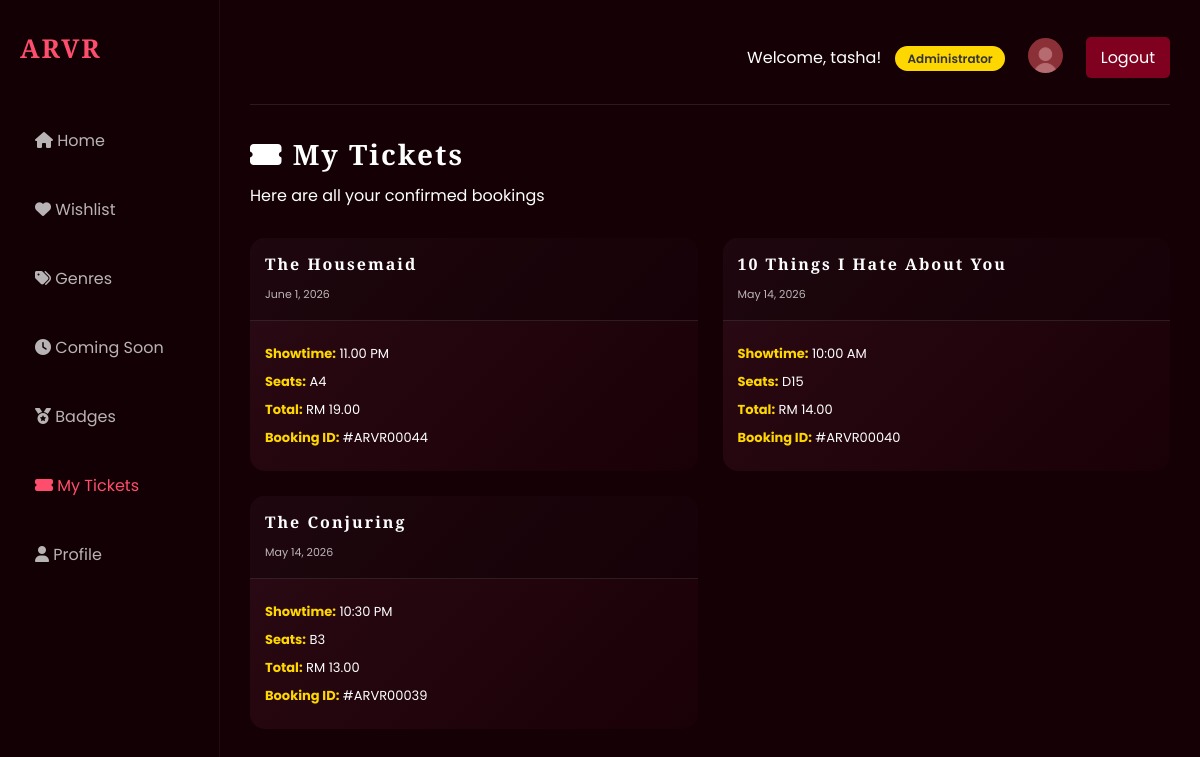
Page /ticket.php (signed in) on the committed database.
### tables this page shows
CREATE TABLE `bookings` (
  `booking_id` int(11) NOT NULL,
  `user_id` int(11) NOT NULL,
  `movie_id` int(11) NOT NULL,
  `show_time` varchar(20) NOT NULL,
  `seat_number` varchar(10) NOT NULL,
  `total_price` decimal(10,2) NOT NULL,
  `booking_date` datetime NOT NULL,
  `status` varchar(20) DEFAULT 'pending',
  `payment_method` varchar(50) DEFAULT NULL,
  `payment_date` datetime DEFAULT NULL,
  `booking_group_id` int(11) DEFAULT NULL
);

CREATE TABLE `movies` (
  `movie_id` int(11) NOT NULL,
  `title` varchar(255) NOT NULL,
  `description` text DEFAULT NULL,
  `genre` varchar(100) DEFAULT NULL,
  `duration` int(11) DEFAULT NULL,
  `rating` varchar(10) DEFAULT NULL,
  `release_date` date DEFAULT NULL,
  `poster` varchar(255) DEFAULT NULL,
  `status` varchar(20) DEFAULT NULL,
  `price` decimal(6,2) DEFAULT NULL,
  `published_at` datetime DEFAULT NULL,
  `coming_soon_date` datetime DEFAULT NULL,
  `updated_by` int(11) DEFAULT NULL
);

### ticket.php (the view, shortened to what this page needs)
<?php
include 'db.php';
$user_id = $_SESSION['user_id'];
$username = $_SESSION['username'];
$role = $_SESSION['role'];
$tickets_sql = "SELECT b.*, m.title, m.poster, m.duration, m.rating
                FROM bookings b
                JOIN movies m ON b.movie_id = m.movie_id
                WHERE b.user_id = ? AND b.status = 'confirmed'
                ORDER BY b.booking_date DESC";
$tickets_stmt = $conn->prepare($tickets_sql);
$tickets_stmt->bind_param("i", $user_id);
$tickets_stmt->execute();
$tickets_result = $tickets_stmt->get_result();
?>
<!DOCTYPE html>
<html lang="en">
<head>
    <link rel="stylesheet" href="https://cdnjs.cloudflare.com/ajax/libs/font-awesome/6.4.0/css/all.min.css">
    <link rel="stylesheet" href="base.css">
    <link rel="stylesheet" href="sidebar.css">
    <link rel="stylesheet" href="homepage.css">
</head>
<body>
<div class="dashboard">
    <div class="sidebar">
        <h2 class="logo-text">ARVR</h2>
        <ul class="menu">
            <li class="<?php echo basename($_SERVER['PHP_SELF']) == 'homepage.php' ? 'active' : ''; ?>">
                <a href="homepage.php"><i class="fas fa-home"></i> Home</a>
            </li>
            <li class="<?php echo basename($_SERVER['PHP_SELF']) == 'wishlist.php' ? 'active' : ''; ?>">
                <a href="wishlist.php"><i class="fas fa-heart"></i> Wishlist</a>
            </li>
            <li class="<?php echo basename($_SERVER['PHP_SELF']) == 'genres.php' ? 'active' : ''; ?>">
                <a href="genres.php"><i class="fas fa-tags"></i> Genres</a>
            </li>
            <li class="<?php echo basename($_SERVER['PHP_SELF']) == 'coming-soon.php' ? 'active' : ''; ?>">
                <a href="coming-soon.php"><i class="fas fa-clock"></i> Coming Soon</a>
            </li>
            <li class="<?php echo basename($_SERVER['PHP_SELF']) == 'badges.php' ? 'active' : ''; ?>">
                <a href="badges.php"><i class="fas fa-medal"></i> Badges</a>
            </li>
            <li class="<?php echo basename($_SERVER['PHP_SELF']) == 'ticket.php' || basename($_SERVER['PHP_SELF']) == 'my_tickets.php' ? 'active' : ''; ?>">
                <a href="ticket.php"><i class="fas fa-ticket-alt"></i> My Tickets</a>
            </li>
            <li class="<?php echo basename($_SERVER['PHP_SELF']) == 'profile.php' ? 'active' : ''; ?>">
                <a href="profile.php"><i class="fas fa-user"></i> Profile</a>
            </li>
        </ul>
    </div>
    <div class="main">
        <div class="topbar">
            <div class="user-welcome">
                <span style="color: #ffffff;">
                    Welcome, <?php echo htmlspecialchars($username); ?>!
                    <?php if ($role == 'staff'): ?>
                        <span class="role-badge">Staff Member</span>
                    <?php elseif ($role == 'admin'): ?>
                        <span class="role-badge" style="background: #ffd700; color: #333;">Administrator</span>
                    <?php else: ?>
                        <span class="role-badge">Member</span>
                    <?php endif; ?>
                </span>
                <button class="profile-btn" onclick="location.href='profile.php'">
                    <img src="profileIcon.jpg" alt="Profile" onerror="this.src='https://via.placeholder.com/35'">
                </button>
                <a href="logout.php" class="logout-btn">Logout</a>
            </div>
        </div>
        <h1 class="section-title"><i class="fas fa-ticket-alt"></i> My Tickets</h1>
        <p>Here are all your confirmed bookings</p>
        <?php if ($tickets_result->num_rows > 0): ?>
            <div class="tickets-grid">
                <?php while ($ticket = $tickets_result->fetch_assoc()):
                ?>
                    <div class="ticket-card" onclick="location.href='payment_success.php?booking_id=<?php echo $ticket['booking_id']; ?>'">
                        <div class="ticket-header">
                            <h3><?php echo htmlspecialchars($ticket['title']); ?></h3>
                            <span style="font-size: 11px; opacity: 0.7;"><?php echo date('F j, Y', strtotime($ticket['booking_date'])); ?></span>
                        </div>
                        <div class="ticket-body">
                            <p><strong>Showtime:</strong> <?php echo htmlspecialchars($ticket['show_time']); ?></p>
                            <p><strong>Seats:</strong> <?php echo htmlspecialchars($ticket['seat_number']); ?></p>
                            <p><strong>Total:</strong> RM <?php echo number_format($ticket['total_price'], 2); ?></p>
                            <p><strong>Booking ID:</strong> #ARVR<?php echo str_pad($ticket['booking_id'], 5, '0', STR_PAD_LEFT); ?></p>
                        </div>
                    </div>
                <?php endwhile; ?>
            </div>
        <?php endif; ?>
    </div>
</div>
</body>
</html>

### base.css (style rules this page uses)
* { margin: 0; padding: 0; box-sizing: border-box; }
body { font-family: 'Poppins', sans-serif; background: #140005; color: white; overflow-x: hidden; }
h1, h2, h3, .logo-text { font-family: 'Playfair Display', serif; letter-spacing: 2px; }

### sidebar.css (style rules this page uses)
.sidebar { width: 220px; background: rgba(20, 0, 5, 0.95); padding: 30px 20px; border-right: 1px solid rgba(255,255,255,0.05); position: fixed; left: 0; top: 0; height: 100vh; overflow-y: auto; z-index: 100; }
.logo-text { color: #ff4d6d; margin-bottom: 40px; font-size: 26px; font-family: 'Playfair Display', serif; }
.menu { list-style: none; padding: 0; }
.menu li { padding: 12px 0; opacity: 0.7; cursor: pointer; transition: 0.3s; }
.menu li:hover, .menu .active { color: #ff4d6d; opacity: 1; }
.menu a { text-decoration: none; color: inherit; display: block; padding: 10px 15px; }

### homepage.css (style rules this page uses)
* { margin: 0; padding: 0; box-sizing: border-box; }
body { font-family: 'Poppins', sans-serif; background: #140005; color: white; }
h1, h2 { font-family: 'Playfair Display', serif; letter-spacing: 2px; }
.main { margin-left: 220px; padding: 30px; min-height: 100vh; overflow-y: auto; }
.topbar { display: flex; justify-content: space-between; align-items: center; margin-bottom: 20px; }
.profile-btn { background: none; border: none; cursor: pointer; padding: 8px; border-radius: 50%; transition: 0.3s; }
.profile-btn img { width: 24px; height: 24px; }
.section-title { margin-bottom: 15px; }
.user-welcome { display: flex; align-items: center; gap: 15px; }
.logout-btn { color: white; text-decoration: none; padding: 8px 15px; background: #800020; border-radius: 5px; transition: 0.3s; }

### ticket.php (style rules this page uses)
.tickets-grid { display: grid; grid-template-columns: repeat(auto-fill, minmax(350px, 1fr)); gap: 25px; margin-top: 30px; }
.ticket-card { background: linear-gradient(135deg, #2b0a14, #1a0007); border-radius: 15px; overflow: hidden; cursor: pointer; transition: 0.3s; }
.ticket-header { padding: 15px; background: rgba(0,0,0,0.3); border-bottom: 1px solid rgba(255,255,255,0.1); }
.ticket-header h3 { font-size: 16px; margin-bottom: 5px; }
.ticket-body { padding: 15px; }
.ticket-body p { margin: 8px 0; font-size: 13px; }
.ticket-body p strong { color: #ffd700; }
.section-title { font-size: 28px; margin-bottom: 10px; }
.role-badge { background: #ff4d6d; padding: 4px 12px; border-radius: 20px; font-size: 12px; font-weight: 600; margin-left: 10px; }
.profile-btn { background: none; border: none; cursor: pointer; }
.profile-btn img { width: 35px; height: 35px; border-radius: 50%; object-fit: cover; }
.logout-btn { color: white; text-decoration: none; padding: 8px 15px; background: #800020; border-radius: 5px; transition: 0.3s; }
.topbar { display: flex; justify-content: space-between; align-items: center; margin-bottom: 30px; padding-bottom: 20px; border-bottom: 1px solid rgba(255,255,255,0.1); }
.user-welcome { display: flex; align-items: center; gap: 15px; }

### rows in the picture
bookings: movie.title "The Housemaid", booking_date "June 1, 2026", show_time "11.00 PM", seat_number "A4", total_price "19.00", booking_id "00044"
bookings: movie.title "10 Things I Hate About You", booking_date "May 14, 2026", show_time "10:00 AM", seat_number "D15", total_price "14.00", booking_id "00040"
bookings: movie.title "The Conjuring", booking_date "May 14, 2026", show_time "10:30 PM", seat_number "B3", total_price "13.00", booking_id "00039"

### other values in the picture
$username "tasha"
